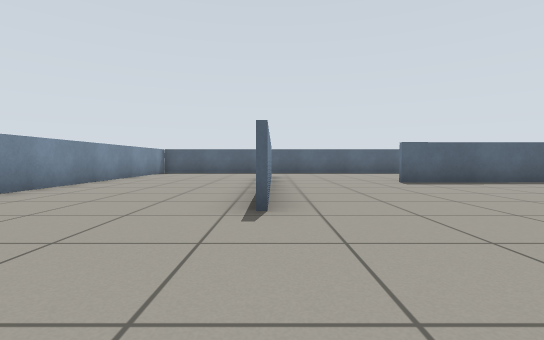
[1] (above)

16 first-person views from a walk through a Gazebo world. The camera is 0.57 m above the floor, tilts 2° down and sees 85° across. The floor is counted in squares, 1 m on a side. Each view is taken from the middle of a square. On the plan, view 1 faces up. The plan holds only what a view shows up to about 9 squares ahead; the rest is blank.

[2]
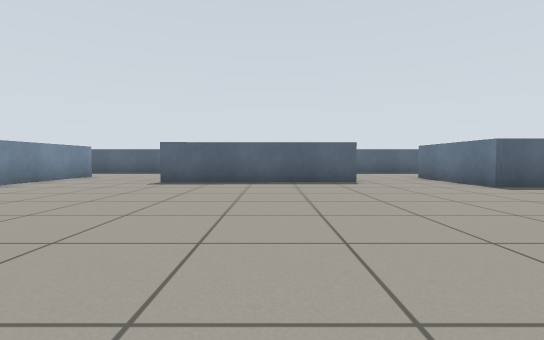

[3]
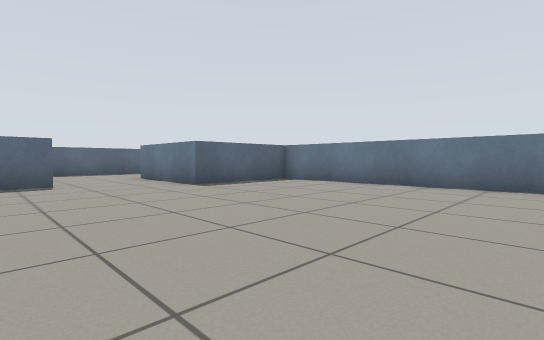

[4]
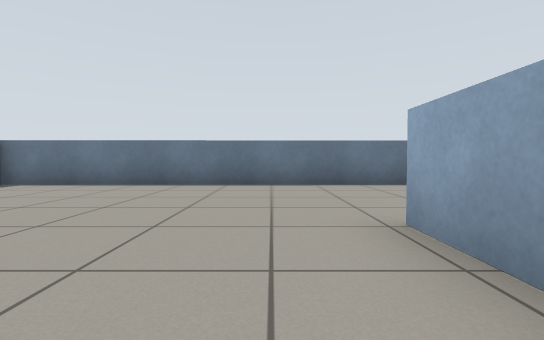

[5]
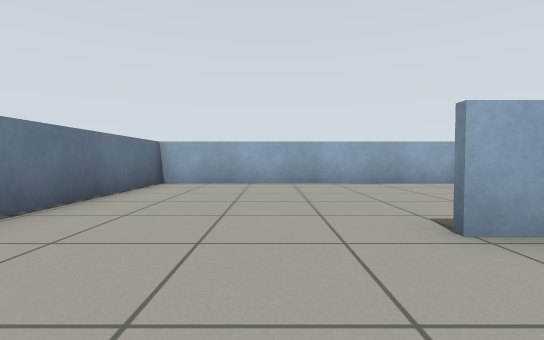

[6]
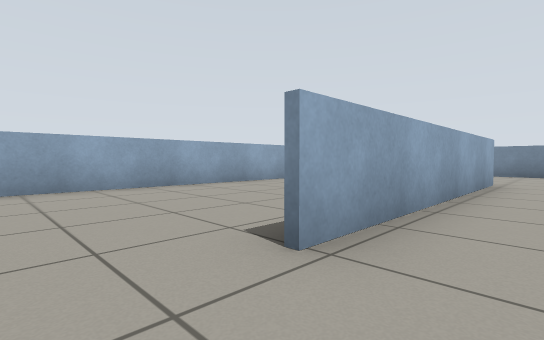

[7]
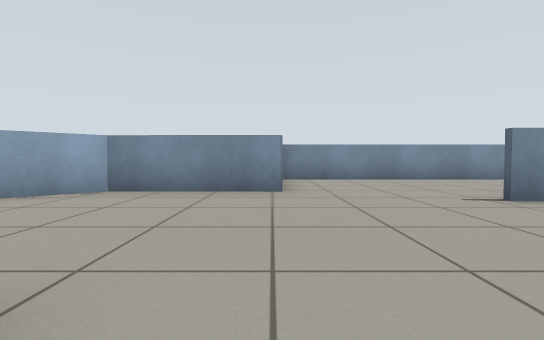

[8]
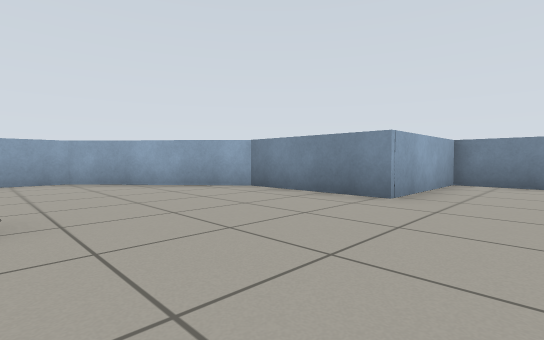

[9]
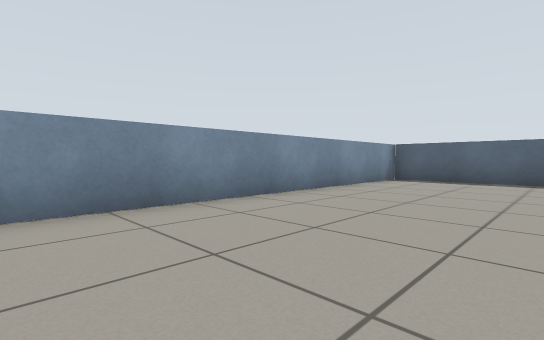

[10]
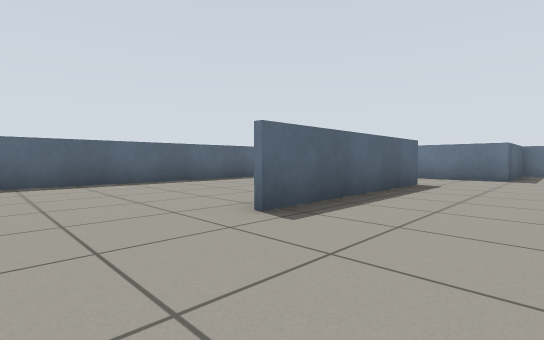

[11]
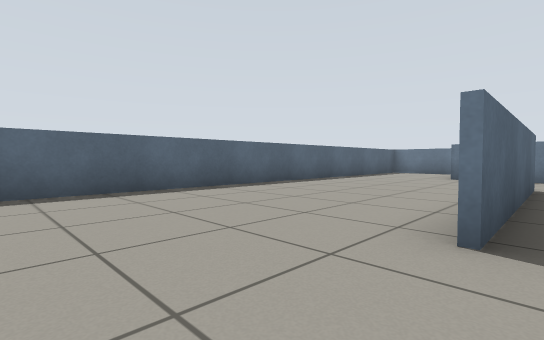

[12]
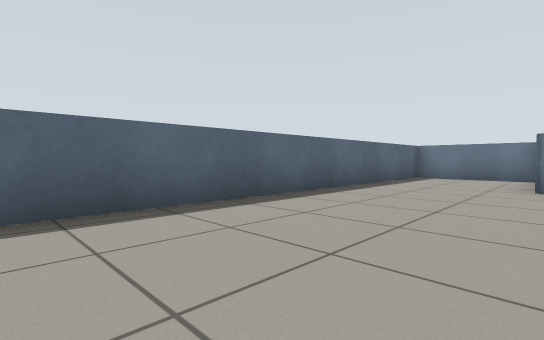

[13]
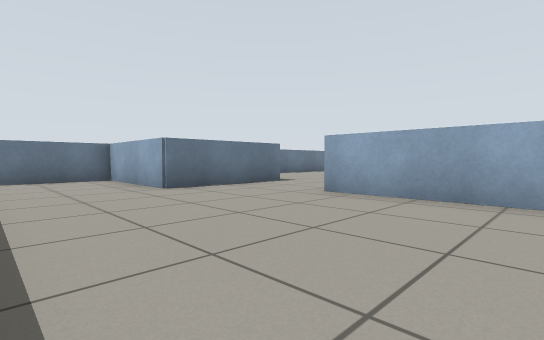

[14]
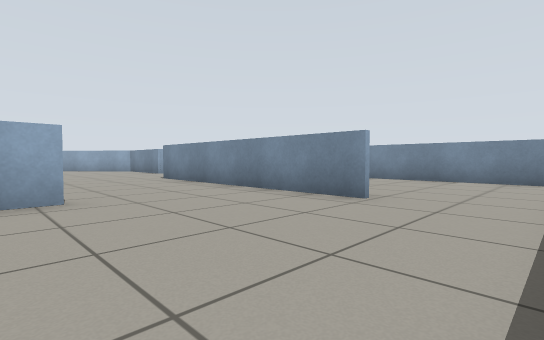

[15]
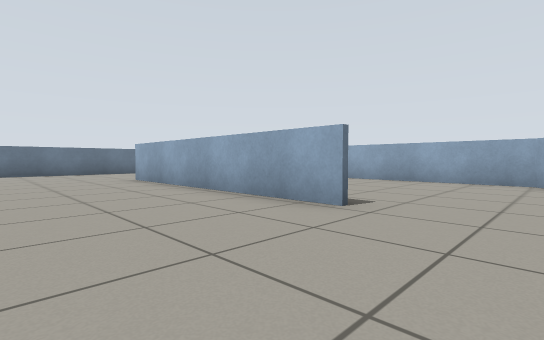

[16]
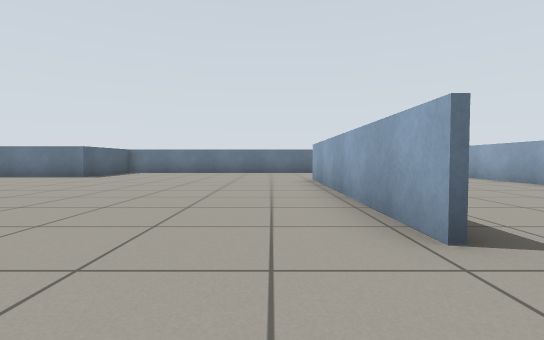

### Floor plan
Points are (right, up) in squares from view 1. A wall is a line through its corners. A room is listed if a view was taken in it or the views show most of it. See-through windows are left out.
Room 1 (views 1, 2, 3, 4, 5, 6, 7, 8, 9, 10, 11, 12, 13, 14, 15, 16)
walls: (3.1, 7.5) (8.1, 7.6); (8.2, 7.4) (3.1, 7.4); (2.9, -1.2) (9.6, -1.2); (0, 10) (0, 3.2); (-1.3, 12.4) (-4.5, 12.5) (-4.5, 0.2) (-1.3, 0.2) (-1.3, -2.9) (1.5, -6.1) (13.7, -6.1) (13.7, 6.1) (10.6, 6.1) (10.6, 9.4) (13.9, 9.4) (13.9, 11.9); (13.4, 12.4) (1.2, 12.4)

Positions as (right, up) in squares from view 1, and headings:
1: (0, 0), facing up
2: (6, 0), facing up
3: (7, 0), facing up-right
4: (7, 0), facing right
5: (11, 1), facing down
6: (11, 0), facing down-left
7: (4, 0), facing left
8: (3, 2), facing down-left
9: (-1, 4), facing up-left
10: (1, 5), facing up-right
11: (1, 7), facing up-right
12: (4, 9), facing up-right
13: (5, 12), facing down-right
14: (4, 12), facing down-left
15: (1, 2), facing down-right
16: (1, 0), facing right
